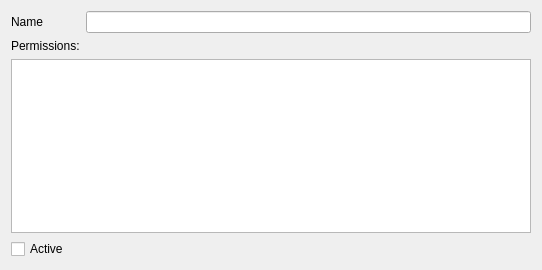
<?xml version="1.0" encoding="UTF-8"?>
<ui version="4.0">
 <class>RolesForm</class>
 <widget class="QWidget" name="RolesForm">
  <property name="geometry">
   <rect>
    <x>0</x>
    <y>0</y>
    <width>542</width>
    <height>270</height>
   </rect>
  </property>
  <property name="windowTitle">
   <string>Form</string>
  </property>
  <layout class="QFormLayout" name="formLayout">
   <property name="fieldGrowthPolicy">
    <enum>QFormLayout::AllNonFixedFieldsGrow</enum>
   </property>
   <item row="0" column="0">
    <widget class="QLabel" name="label">
     <property name="text">
      <string>Name</string>
     </property>
    </widget>
   </item>
   <item row="0" column="1">
    <widget class="QLineEdit" name="name"/>
   </item>
   <item row="3" column="0">
    <widget class="QCheckBox" name="active">
     <property name="text">
      <string>Active</string>
     </property>
    </widget>
   </item>
   <item row="2" column="0" colspan="2">
    <widget class="QTreeWidget" name="treePerms">
     <attribute name="headerVisible">
      <bool>false</bool>
     </attribute>
     <column>
      <property name="text">
       <string notr="true">1</string>
      </property>
     </column>
    </widget>
   </item>
   <item row="1" column="0">
    <widget class="QLabel" name="label_2">
     <property name="text">
      <string>Permissions:</string>
     </property>
    </widget>
   </item>
  </layout>
 </widget>
 <resources/>
 <connections/>
</ui>
